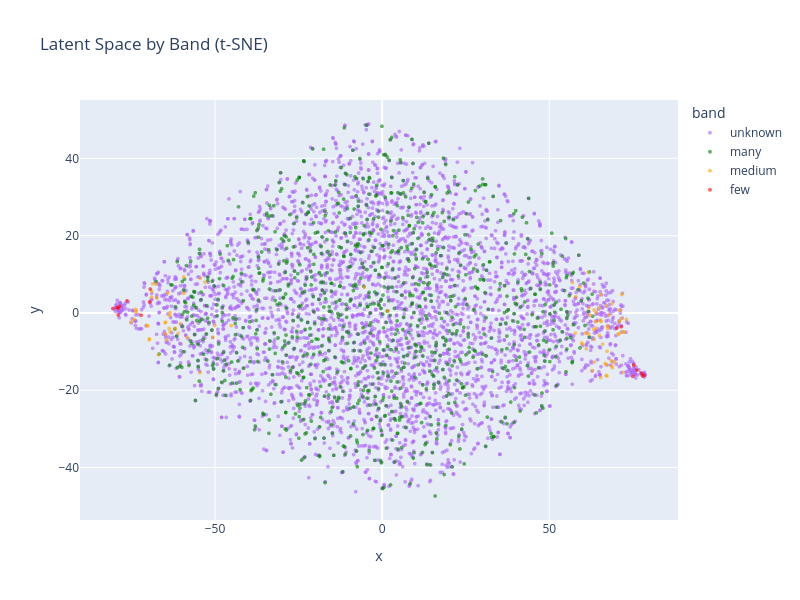

Notebook cell for this chart:
### Markdown cell above
## 3. Latent Space Visualization

### Code cell
# t-SNE visualization
max_samples = 5000
indices = np.random.choice(len(z_train), min(max_samples, len(z_train)), replace=False)
z_subset = z_train[indices].numpy()
bands_subset = train_bands[indices]
y_subset = y_train[indices].numpy()

tsne = TSNE(n_components=2, random_state=SEED, perplexity=30)
z_2d = tsne.fit_transform(z_subset)

# Plot
df_plot = pd.DataFrame({'x': z_2d[:, 0], 'y': z_2d[:, 1], 'band': bands_subset, 'sideslip': y_subset})
fig = px.scatter(df_plot, x='x', y='y', color='band', hover_data=['sideslip'],
                 color_discrete_map={'many': 'green', 'medium': 'orange', 'few': 'red'},
                 title='Latent Space by Band (t-SNE)')
fig.update_traces(marker=dict(size=4, opacity=0.6))
fig.update_layout(width=800, height=600)
fig.show()

### Figure 1 — Plotly figure (JSON) as saved in the notebook; plotly's stock layout.template omitted (floating-point values rounded to 4 significant figures; data arrays with more than 128 entries replaced by an {"elided": "..."} marker saying what was removed)
{"data": [{"customdata": {"elided": "3902x1 float values"}, "hovertemplate": "band=unknown<br>x=%{x}<br>y=%{y}<br>sideslip=%{customdata[0]}<extra></extra>", "legendgroup": "unknown", "marker": {"color": "#ab63fa", "opacity": 0.6, "size": 4, "symbol": "circle"}, "mode": "markers", "name": "unknown", "showlegend": true, "type": "scattergl", "x": {"elided": "3902 float values"}, "xaxis": "x", "y": {"elided": "3902 float values"}, "yaxis": "y"}, {"customdata": {"elided": "991x1 float values"}, "hovertemplate": "band=many<br>x=%{x}<br>y=%{y}<br>sideslip=%{customdata[0]}<extra></extra>", "legendgroup": "many", "marker": {"color": "green", "opacity": 0.6, "size": 4, "symbol": "circle"}, "mode": "markers", "name": "many", "showlegend": true, "type": "scattergl", "x": {"elided": "991 float values"}, "xaxis": "x", "y": {"elided": "991 float values"}, "yaxis": "y"}, {"customdata": [[-3.53], [2.5], [-3.49], [2.49], [3.0], [2.48], [3.04], [-3.49], [3.47], [-2.46], [2.48], [-2.95], [-3.04], [2.53], [5.02], [-2.99], [-2.53], [2.48], [4.03], [2.49], [2.95], [3.47], [-2.98], [5.05], [2.98], [3.02], [4.05], [-2.96], [-3.04], [2.49], [2.5], [-3.52], [-3.54], [-2.49], [2.48], [3.95], [-2.52], [2.47], [2.49], [2.99], [3.0], [-2.47], [-3.03], [-3.04], [2.5], [2.48], [-2.49], [3.5], [-3.01], [4.97], [-2.47], [-2.98], [2.97], [-2.46], [3.01], [-3.0], [2.98], [2.52], [-2.53], [3.46], [-3.0], [-2.5], [-2.99], [-2.5], [4.0], [2.53], [3.51], [2.48], [-2.99], [4.03], [-3.01], [2.5], [2.95], [2.49], [3.04], [-2.49], [-2.95], [-3.53], [-2.51], [2.52], [2.99], [2.51], [-3.47], [-2.49], [3.01], [-3.02], [3.01], [2.51], [4.01], [2.47]], "hovertemplate": "band=medium<br>x=%{x}<br>y=%{y}<br>sideslip=%{customdata[0]}<extra></extra>", "legendgroup": "medium", "marker": {"color": "orange", "opacity": 0.6, "size": 4, "symbol": "circle"}, "mode": "markers", "name": "medium", "showlegend": true, "type": "scattergl", "x": [-73.55, 61.66, -73.68, 67.48, 71.69, 63.74, 72.47, -69.0, 66.87, -63.76, 67.0, -59.38, -54.5, 61.74, 71.95, -45.14, -64.75, 64.95, 70.58, 65.37, 65.23, 67.04, -64.52, 71.39, 67.26, 66.7, 71.01, -63.52, -61.02, 65.94, 67.23, -73.77, -67.65, -69.69, 68.87, 69.55, -75.23, 59.64, 68.55, 63.4, 67.38, -63.43, -61.95, -74.27, 62.85, 56.91, -66.93, 60.75, -68.94, 70.93, -64.21, -70.49, 57.71, -50.67, 67.8, -67.41, 68.69, 65.34, -59.38, 68.8, -64.95, -53.03, 1.682, -54.36, 72.04, 61.08, 63.47, 63.27, -68.63, 73.04, -64.89, 57.92, 61.79, 59.96, 63.42, -58.39, -60.43, -5.368, -63.46, 64.78, 65.47, 63.97, -50.1, -69.67, 65.27, -70.08, 64.0, 62.17, 70.85, 59.1], "xaxis": "x", "y": [0.5116, 10.53, 0.2622, -4.026, 4.777, -2.291, -5.004, 4.055, -13.37, -4.022, -16.16, 5.095, -15.4, 1.355, -15.37, -3.273, -2.4, -5.804, -5.564, 4.745, -1.958, 1.863, -6.949, -1.501, -9.914, -13.09, 0.719, -0.6637, -5.263, -8.094, -16.32, 0.9231, 7.418, -6.718, -14.17, -12.78, -2.422, -7.782, -12.38, 0.7449, -3.419, -4.864, -3.971, -1.665, -14.92, 7.869, -10.81, -5.261, 5.59, -2.209, 5.151, -3.241, -5.248, -6.352, -0.5273, 3.858, -13.73, -16.75, 9.335, 2.429, -2.506, 7.937, 0.4818, 8.939, -4.845, -9.297, -12.71, -4.269, 7.57, -1.699, -5.45, 4.153, -5.532, -8.113, -6.829, -6.268, -2.77, 6.702, 0.05519, 1.249, -2.204, 0.1142, -3.246, -6.958, -1.892, -3.335, -3.912, -0.5403, -5.332, 6.8], "yaxis": "y"}, {"customdata": [[-4.95], [-9.46], [6.98], [-6.05], [-6.99], [-4.54], [9.53], [-5.99], [4.52], [6.53], [-5.97], [-3.97], [8.5], [4.48], [6.03], [-5.5], [9.52]], "hovertemplate": "band=few<br>x=%{x}<br>y=%{y}<br>sideslip=%{customdata[0]}<extra></extra>", "legendgroup": "few", "marker": {"color": "red", "opacity": 0.6, "size": 4, "symbol": "circle"}, "mode": "markers", "name": "few", "showlegend": true, "type": "scattergl", "x": [-69.38, -80.56, 76.12, -76.34, -79.24, -72.11, 78.33, -78.66, 70.14, 74.98, -78.93, -69.59, 77.62, 71.49, 75.27, -78.93, 77.87], "xaxis": "x", "y": [6.179, 1.14, -14.78, 3.117, 1.326, -0.5972, -16.15, 1.722, -3.953, -16.42, 1.31, 2.842, -15.65, -3.558, -13.55, -0.5265, -16.31], "yaxis": "y"}], "layout": {"height": 600, "legend": {"title": {"text": "band"}, "tracegroupgap": 0}, "title": {"text": "Latent Space by Band (t-SNE)"}, "width": 800, "xaxis": {"anchor": "y", "domain": [0, 1], "title": {"text": "x"}}, "yaxis": {"anchor": "x", "domain": [0, 1], "title": {"text": "y"}}}}
